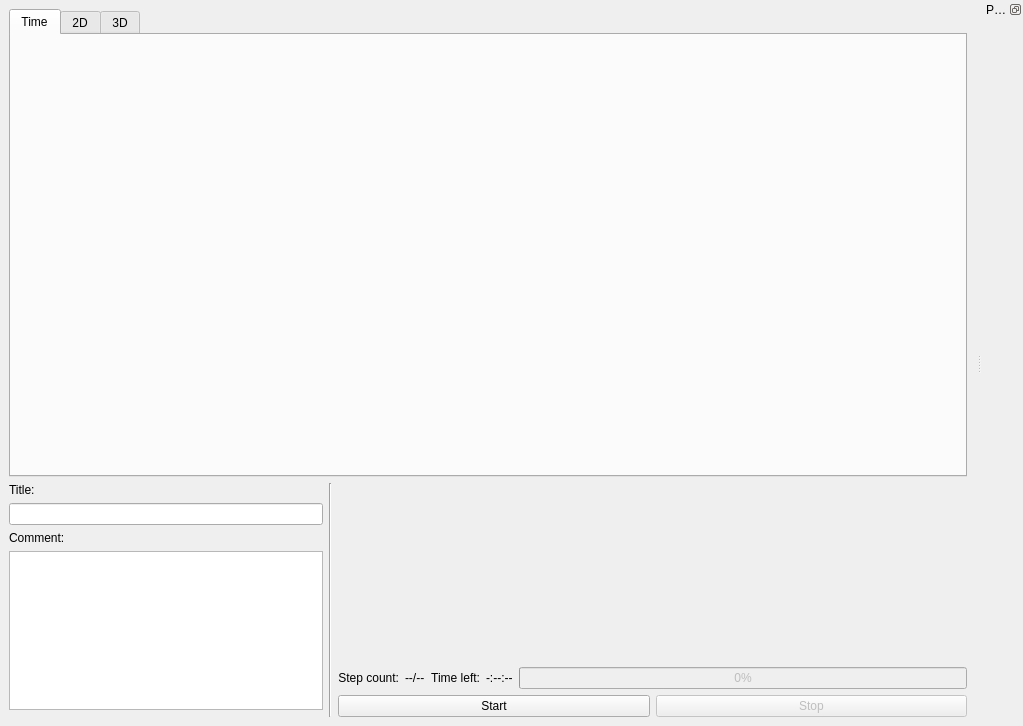
<?xml version="1.0" encoding="UTF-8"?>
<ui version="4.0">
 <class>MainWindow</class>
 <widget class="QMainWindow" name="MainWindow">
  <property name="geometry">
   <rect>
    <x>0</x>
    <y>0</y>
    <width>1023</width>
    <height>726</height>
   </rect>
  </property>
  <property name="windowTitle">
   <string>Quadrupole Mass Spectrometer Measurement Software</string>
  </property>
  <widget class="QWidget" name="centralwidget">
   <layout class="QVBoxLayout" name="verticalLayout_3" stretch="2,1">
    <item>
     <widget class="QTabWidget" name="tabWidget">
      <property name="currentIndex">
       <number>0</number>
      </property>
      <widget class="QWidget" name="timeTab">
       <attribute name="title">
        <string>Time</string>
       </attribute>
       <layout class="QVBoxLayout" name="verticalLayout_2" stretch="2">
        <item>
         <layout class="QHBoxLayout" name="plotLayout">
          <item>
           <widget class="TimeChart" name="timeChart" native="true"/>
          </item>
         </layout>
        </item>
       </layout>
      </widget>
      <widget class="QWidget" name="twoDTab">
       <attribute name="title">
        <string>2D</string>
       </attribute>
      </widget>
      <widget class="QWidget" name="threeDTab">
       <attribute name="title">
        <string>3D</string>
       </attribute>
      </widget>
     </widget>
    </item>
    <item>
     <layout class="QHBoxLayout" name="settingsHorizontalLayout" stretch="1,0,2">
      <item>
       <layout class="QVBoxLayout" name="settingsLeftVerticalLayout">
        <item>
         <widget class="QLabel" name="titleLabel">
          <property name="text">
           <string>Title:</string>
          </property>
         </widget>
        </item>
        <item>
         <widget class="QLineEdit" name="titleEdit"/>
        </item>
        <item>
         <widget class="QLabel" name="commentLabel">
          <property name="text">
           <string>Comment:</string>
          </property>
         </widget>
        </item>
        <item>
         <widget class="QTextEdit" name="commentEdit"/>
        </item>
        <item>
         <spacer name="verticalSpacer">
          <property name="orientation">
           <enum>Qt::Vertical</enum>
          </property>
          <property name="sizeHint" stdset="0">
           <size>
            <width>20</width>
            <height>40</height>
           </size>
          </property>
         </spacer>
        </item>
       </layout>
      </item>
      <item>
       <widget class="Line" name="line">
        <property name="orientation">
         <enum>Qt::Vertical</enum>
        </property>
       </widget>
      </item>
      <item>
       <layout class="QVBoxLayout" name="settingsRightVerticalLayout">
        <item>
         <widget class="SweepWidget" name="sweepWidget" native="true"/>
        </item>
        <item>
         <spacer name="verticalSpacer_2">
          <property name="orientation">
           <enum>Qt::Vertical</enum>
          </property>
          <property name="sizeHint" stdset="0">
           <size>
            <width>20</width>
            <height>40</height>
           </size>
          </property>
         </spacer>
        </item>
        <item>
         <layout class="QHBoxLayout" name="progressHorizontalLayout">
          <item>
           <widget class="QLabel" name="stepCountTitleLabel">
            <property name="text">
             <string>Step count:</string>
            </property>
            <property name="alignment">
             <set>Qt::AlignRight|Qt::AlignTrailing|Qt::AlignVCenter</set>
            </property>
           </widget>
          </item>
          <item>
           <widget class="QLabel" name="stepCountLabel">
            <property name="text">
             <string>--/--</string>
            </property>
           </widget>
          </item>
          <item>
           <widget class="QLabel" name="timeLeftTitleLabel">
            <property name="text">
             <string>Time left:</string>
            </property>
            <property name="alignment">
             <set>Qt::AlignRight|Qt::AlignTrailing|Qt::AlignVCenter</set>
            </property>
           </widget>
          </item>
          <item>
           <widget class="QLabel" name="timeLeftLabel">
            <property name="text">
             <string>-:--:--</string>
            </property>
           </widget>
          </item>
          <item>
           <widget class="QProgressBar" name="progressBar">
            <property name="enabled">
             <bool>false</bool>
            </property>
            <property name="sizePolicy">
             <sizepolicy hsizetype="Expanding" vsizetype="Fixed">
              <horstretch>0</horstretch>
              <verstretch>0</verstretch>
             </sizepolicy>
            </property>
            <property name="value">
             <number>0</number>
            </property>
           </widget>
          </item>
         </layout>
        </item>
        <item>
         <layout class="QHBoxLayout" name="buttonHorizontalLayout">
          <item>
           <widget class="QPushButton" name="startButton">
            <property name="text">
             <string>Start</string>
            </property>
            <property name="shortcut">
             <string>Space</string>
            </property>
           </widget>
          </item>
          <item>
           <widget class="QPushButton" name="stopButton">
            <property name="enabled">
             <bool>false</bool>
            </property>
            <property name="text">
             <string>Stop</string>
            </property>
           </widget>
          </item>
         </layout>
        </item>
       </layout>
      </item>
     </layout>
    </item>
   </layout>
  </widget>
  <widget class="QDockWidget" name="paramDockWidget">
   <property name="floating">
    <bool>false</bool>
   </property>
   <property name="features">
    <set>QDockWidget::DockWidgetFloatable|QDockWidget::DockWidgetMovable</set>
   </property>
   <property name="allowedAreas">
    <set>Qt::LeftDockWidgetArea|Qt::RightDockWidgetArea</set>
   </property>
   <property name="windowTitle">
    <string>Parameters</string>
   </property>
   <attribute name="dockWidgetArea">
    <number>2</number>
   </attribute>
   <widget class="ParamDock" name="paramDock"/>
  </widget>
 </widget>
 <customwidgets>
  <customwidget>
   <class>ParamDock</class>
   <extends>QWidget</extends>
   <header location="global">paramDock.h</header>
   <container>1</container>
  </customwidget>
  <customwidget>
   <class>SweepWidget</class>
   <extends>QWidget</extends>
   <header location="global">sweepWidget.h</header>
   <container>1</container>
  </customwidget>
  <customwidget>
   <class>TimeChart</class>
   <extends>QWidget</extends>
   <header location="global">timeChart.h</header>
   <container>1</container>
  </customwidget>
 </customwidgets>
 <resources/>
 <connections/>
</ui>
